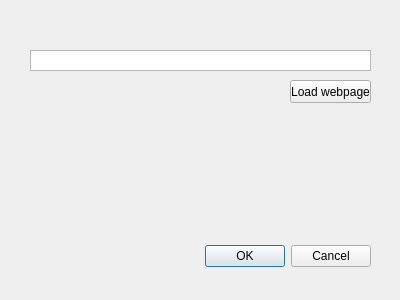
<?xml version="1.0" encoding="UTF-8"?>
<ui version="4.0">
 <class>web2qgisDialogBase</class>
 <widget class="QDialog" name="web2qgisDialogBase">
  <property name="geometry">
   <rect>
    <x>0</x>
    <y>0</y>
    <width>400</width>
    <height>300</height>
   </rect>
  </property>
  <property name="windowTitle">
   <string>web2qgis</string>
  </property>
  <widget class="QDialogButtonBox" name="button_box">
   <property name="geometry">
    <rect>
     <x>30</x>
     <y>240</y>
     <width>341</width>
     <height>32</height>
    </rect>
   </property>
   <property name="orientation">
    <enum>Qt::Horizontal</enum>
   </property>
   <property name="standardButtons">
    <set>QDialogButtonBox::Cancel|QDialogButtonBox::Ok</set>
   </property>
  </widget>
  <widget class="QPlainTextEdit" name="urlInput">
   <property name="geometry">
    <rect>
     <x>30</x>
     <y>50</y>
     <width>341</width>
     <height>21</height>
    </rect>
   </property>
   <property name="verticalScrollBarPolicy">
    <enum>Qt::ScrollBarAlwaysOff</enum>
   </property>
   <property name="horizontalScrollBarPolicy">
    <enum>Qt::ScrollBarAlwaysOff</enum>
   </property>
  </widget>
  <widget class="QLabel" name="feedbackLabel">
   <property name="geometry">
    <rect>
     <x>30</x>
     <y>100</y>
     <width>161</width>
     <height>16</height>
    </rect>
   </property>
   <property name="text">
    <string/>
   </property>
  </widget>
  <widget class="QPushButton" name="loadButton">
   <property name="geometry">
    <rect>
     <x>290</x>
     <y>80</y>
     <width>81</width>
     <height>23</height>
    </rect>
   </property>
   <property name="text">
    <string>Load webpage</string>
   </property>
  </widget>
 </widget>
 <resources/>
 <connections>
  <connection>
   <sender>button_box</sender>
   <signal>accepted()</signal>
   <receiver>web2qgisDialogBase</receiver>
   <slot>accept()</slot>
   <hints>
    <hint type="sourcelabel">
     <x>20</x>
     <y>20</y>
    </hint>
    <hint type="destinationlabel">
     <x>20</x>
     <y>20</y>
    </hint>
   </hints>
  </connection>
  <connection>
   <sender>button_box</sender>
   <signal>rejected()</signal>
   <receiver>web2qgisDialogBase</receiver>
   <slot>reject()</slot>
   <hints>
    <hint type="sourcelabel">
     <x>20</x>
     <y>20</y>
    </hint>
    <hint type="destinationlabel">
     <x>20</x>
     <y>20</y>
    </hint>
   </hints>
  </connection>
 </connections>
</ui>
